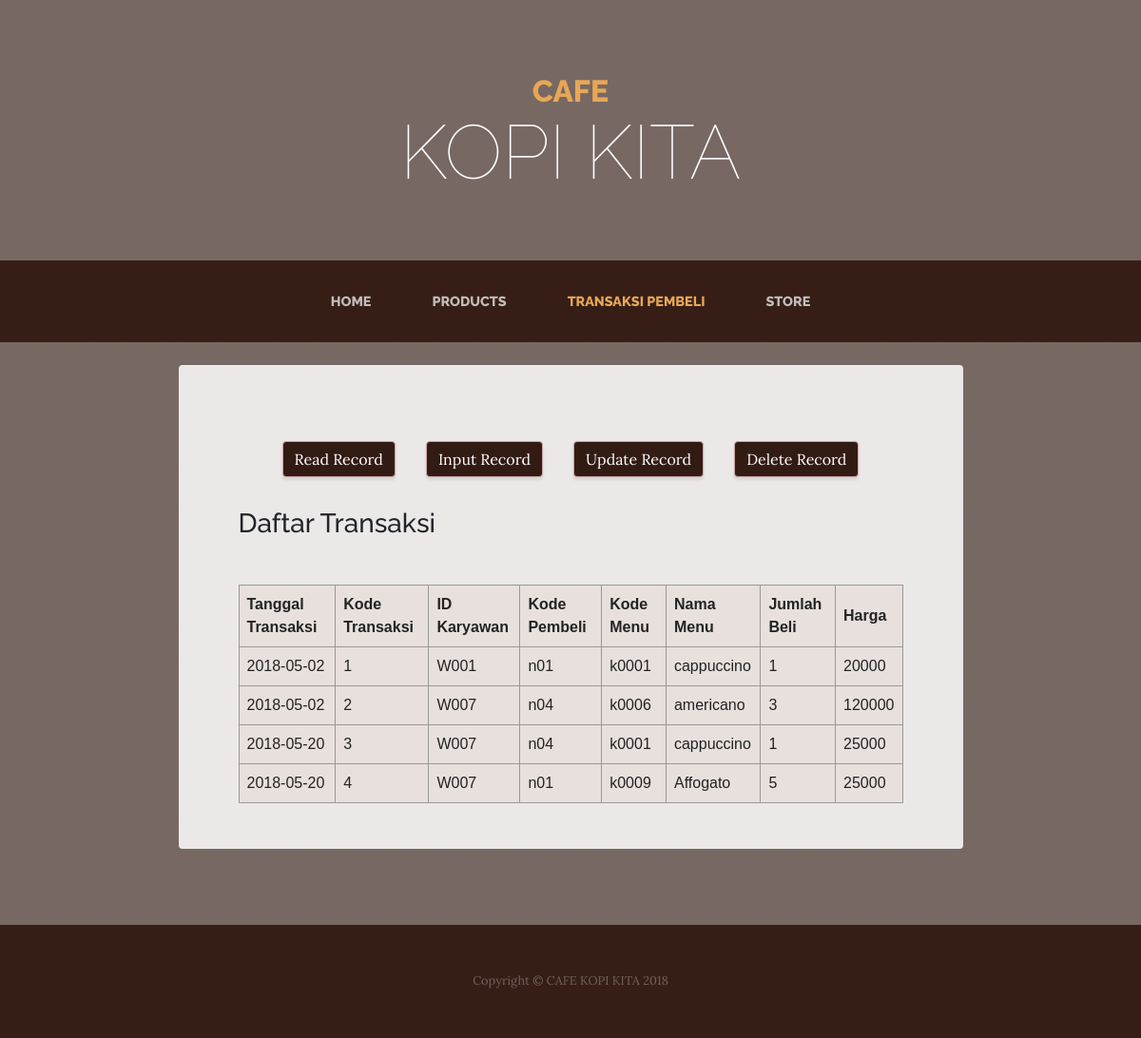
Page /transaksi.php on the committed database.
### tables this page shows
CREATE TABLE `transaksi` (
  `tgl_beli` date DEFAULT NULL,
  `kd_transaksi` int(3) NOT NULL,
  `id_karyawan` varchar(4) NOT NULL,
  `kd_pembeli` varchar(3) NOT NULL,
  `kd_menu` varchar(5) NOT NULL,
  `nama_menu` varchar(30) NOT NULL,
  `harga` int(5) NOT NULL,
  `jumlah_beli` int(11) NOT NULL,
  `total_bayar` int(11) NOT NULL
);

### transaksi.php (the view, shortened to what this page needs)
<!DOCTYPE html>
<html lang="en">
  <head>
    <link href="vendor/bootstrap/css/bootstrap.min.css" rel="stylesheet">
    <link href="css/business-casual.min.css" rel="stylesheet">
    <link rel="stylesheet" type="text/css" href="table.css">
  </head>
  <body>
    <h1 class="site-heading text-center text-white d-none d-lg-block">
      <span class="site-heading-upper text-primary mb-3">CAFE</span>
      <span class="site-heading-lower">KOPI KITA</span>
    </h1>
    <nav class="navbar navbar-expand-lg navbar-dark py-lg-4" id="mainNav">
      <div class="container">
        <div class="collapse navbar-collapse" id="navbarResponsive">
          <ul class="navbar-nav mx-auto">
            <li class="nav-item px-lg-4">
              <a class="nav-link text-uppercase text-expanded" href="index.php">Home
              </a>
            </li>
            <li class="nav-item px-lg-4">
              <a class="nav-link text-uppercase text-expanded" href="products.php">Products</a>
            </li>
            <li class="nav-item active px-lg-4">
              <a class="nav-link text-uppercase text-expanded" href="about.php">Transaksi Pembeli</a>
            </li>
            <li class="nav-item px-lg-4">
              <a class="nav-link text-uppercase text-expanded" href="store.php">Store</a>
            </li>
          </ul>
        </div>
      </div>
    </nav>
    <section class="page-section about-heading">
      <div class="container">
        <div class="about-heading-content">
          <div class="row">
            <div class="col-xl-9 col-lg-10 mx-auto">
              <div class="bg-faded rounded p-5">
               <div class="container pt-4">
    <ul class="nav justify-content-center">
    <li class="nav-item">
      <a class="nav-link active" href="transaksi.php"><button type="button" class="btn btn-secondary" data-toggle="tooltip" data-placement="bottom" title="Read Record" style="background-color: #321b13; border-color: #cba5a9" >
        Read Record
      </button></a>
    </li>
    <li class="nav-item">
      <a class="nav-link active" href="input.about.php"><button type="button" class="btn btn-secondary" data-toggle="tooltip" data-placement="bottom" title="Input Record" style="background-color: #321b13; border-color: #cba5a9">
        Input Record
      </button></a>
    </li>
    <li class="nav-item">
      <a class="nav-link active" href="update.transaksi.php"><button type="button" class="btn btn-secondary" data-toggle="tooltip" data-placement="bottom" title="Update Record" style="background-color: #321b13; border-color: #cba5a9">
        Update Record
      </button></a>
    </li>
    <li class="nav-item">
      <a class="nav-link active" href="hapus.transaksi.php"><button type="button" class="btn btn-secondary" data-toggle="tooltip" data-placement="bottom" title="Delete Record" style="background-color: #321b13; border-color: #cba5a9">
        Delete Record
      </button></a>
    </li>
  </ul>
  <br>
          <h3 class="mb-4">Daftar Transaksi</h3> </br>
          <?php
            include "koneksi.php";
            $query = mysqli_query($connection,"SELECT * FROM transaksi ORDER BY kd_transaksi ASC");
          ?>
          <form action="" method="post">
          <table border="1" cellpadding="0" cellspacing="0">
          <table class="table1">
          <tr>
            <th>Tanggal Transaksi</th>
            <th>Kode Transaksi</th>
            <th>ID Karyawan</th>
            <th>Kode Pembeli </th>
            <th>Kode Menu</th>
            <th>Nama Menu</th>
            <th>Jumlah Beli</th>
            <th>Harga</th>
          </tr>
          <?php if(mysqli_num_rows($query)>0){ ?>
          <?php
            $no = 1;
            while($data = mysqli_fetch_array($query)){
          ?>
          <tr>
            <td><?php echo $data["tgl_beli"];?></td>
            <td><?php echo $data["kd_transaksi"];?></td>
            <td><?php echo $data["id_karyawan"];?></td>
            <td><?php echo $data["kd_pembeli"];?></td>
            <td><?php echo $data["kd_menu"];?></td>
            <td><?php echo $data["nama_menu"];?></td>
            <td><?php echo $data["jumlah_beli"];?></td>
            <td><?php echo $data["total_bayar"];?></td>
          </tr>
          <?php $no++; } ?>
          <?php } ?>
          </table>
          </form>
    </div>
    </section>
    <footer class="footer text-faded text-center py-5">
      <div class="container">
        <p class="m-0 small">Copyright &copy; CAFE KOPI KITA 2018</p>
      </div>
    </footer>
  </body>
</html>

### table.css (style rules this page uses)
.table1 { font-family: sans-serif; color: #232323; border-collapse: collapse; }
.table1, th, td { background-color: #e7e0dd; border: 1px solid#999; padding: 8px 8px; }

### rows in the picture
transaksi: tgl_beli "2018-05-02", kd_transaksi "1", id_karyawan "W001", kd_pembeli "n01", kd_menu "k0001", nama_menu "cappuccino", jumlah_beli "1", total_bayar "20000"
transaksi: tgl_beli "2018-05-02", kd_transaksi "2", id_karyawan "W007", kd_pembeli "n04", kd_menu "k0006", nama_menu "americano", jumlah_beli "3", total_bayar "120000"
transaksi: tgl_beli "2018-05-20", kd_transaksi "3", id_karyawan "W007", kd_pembeli "n04", kd_menu "k0001", nama_menu "cappuccino", jumlah_beli "1", total_bayar "25000"
transaksi: tgl_beli "2018-05-20", kd_transaksi "4", id_karyawan "W007", kd_pembeli "n01", kd_menu "k0009", nama_menu "Affogato", jumlah_beli "5", total_bayar "25000"
